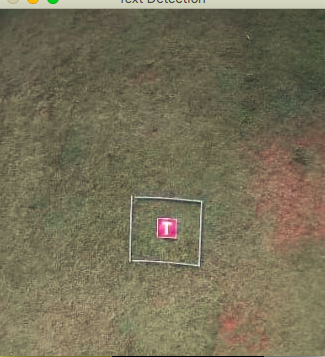
#> input picture OpenCV/Timage.png, 325 x 357 px, given in place of the camera
$ python asgn3-2.py
#> lines starting #> are read from the running program, lines starting #| are printed output that depends on the picture
import cv2 as cv

cap = cv.VideoCapture(0)

while(True):
	ret, frame = cap.read()
#> frame is the input picture: shape (357, 325, 3); mean B, G, R 87.1, 111.5, 117.7

	frame = cv.cvtColor(frame, cv.COLOR_BGR2GRAY)
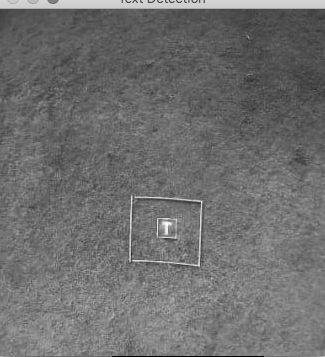
#> frame: shape (357, 325); min 0, max 251, mean 110.6

	frame = cv.GaussianBlur(frame, (3,3), 0)

	frame = cv.Laplacian(frame, -1, ksize=5)
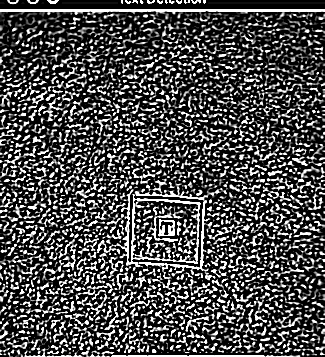
#> frame: shape (357, 325); min 0, max 255, mean 76

	frame = 255 - frame
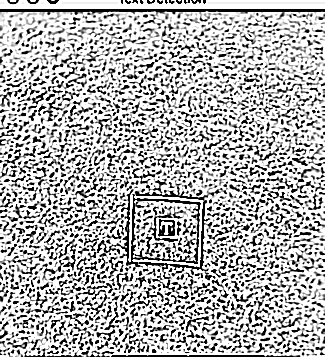
#> frame: shape (357, 325); min 0, max 255, mean 179

	ret1, frame = cv.threshold(frame, 150, 255, cv.THRESH_BINARY)
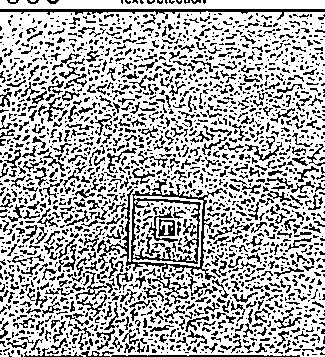
#> frame: shape (357, 325); 68.2% white; black in thin lines or dots

	cv.imshow('Frame', frame)
	if cv.waitKey(1) & 0xFF == ord('q'):
#> (key q is pressed here)
		break

cap.release()
